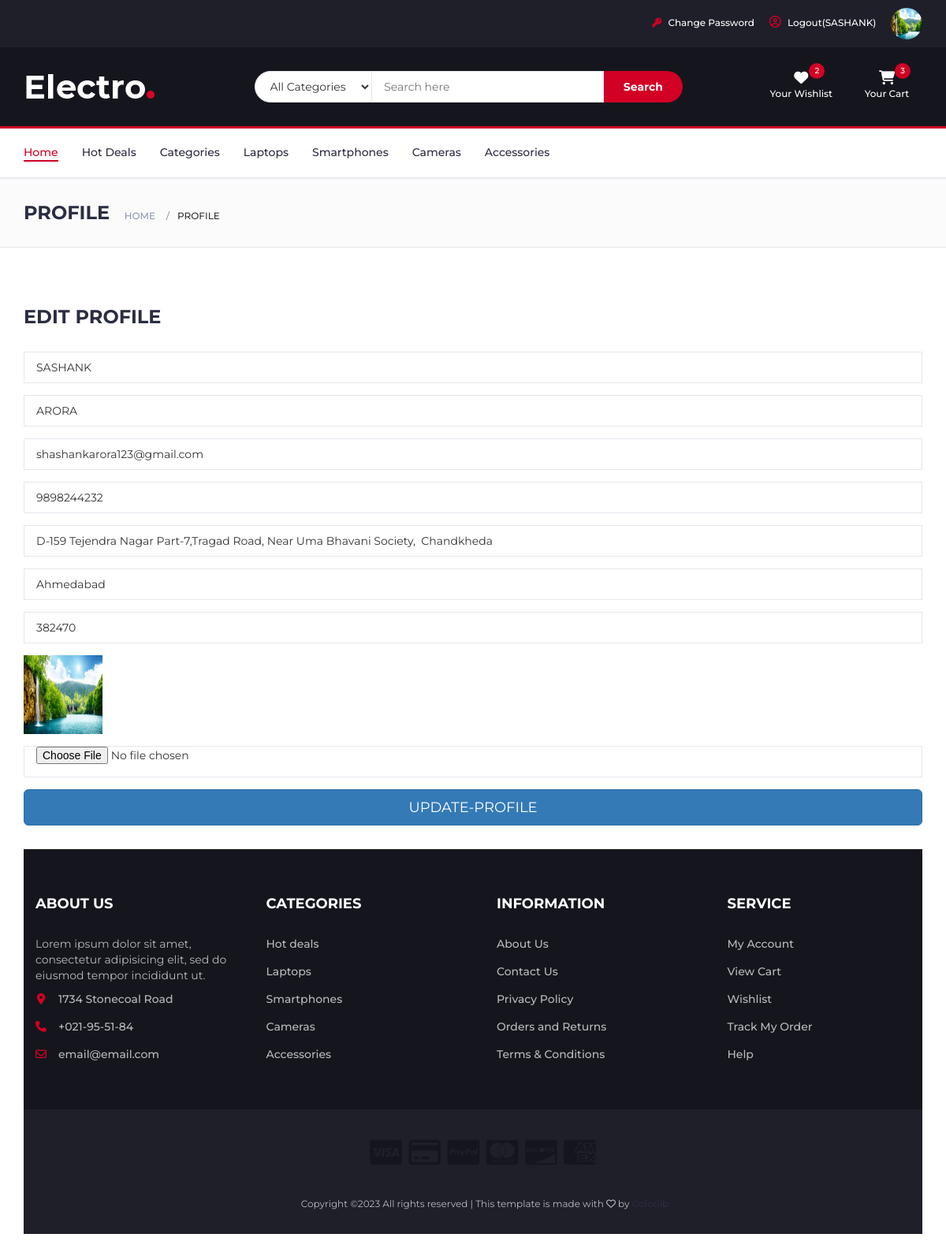
Page /profile/ (signed in) on the committed database.
### myapp/models.py (models this page shows, shortened)
class User(models.Model):
	fname=models.CharField(max_length=100)
	lname=models.CharField(max_length=100)
	email=models.EmailField()
	mobile=models.PositiveIntegerField()
	address=models.TextField()
	city=models.CharField(max_length=100)
	zipcode=models.PositiveIntegerField()
	password=models.CharField(max_length=100)
	profile_pic=models.ImageField(upload_to="profile_pic/",default="")
	usertype=models.CharField(max_length=100, default="buyer")

### myapp/views.py (the view)
# urls.py: path('profile/',views.profile,name='profile'),
def profile(request):
	user=User.objects.get(email=request.session['email'])
	if request.method=="POST":
		user.fname=request.POST['fname']
		user.lname=request.POST['lname']
		user.mobile=request.POST['mobile']
		user.address=request.POST['address']
		user.city=request.POST['city']
		user.zipcode=request.POST['zipcode']
		try:
			user.profile_pic=request.FILES['profile_pic']
		except:
			pass
		user.save()
		msg="Profile Updated successfully"
		request.session['profile_pic']=user.profile_pic.url
		return render(request,'profile.html',{'user':user,'msg':msg})
	else:
		return render(request,'profile.html',{'user':user})

### myapp/templates/profile.html (shortened to what this page needs)
{% extends 'header.html' %}
{% load static %}
{% block content %}
<!DOCTYPE html>
<html lang="en">
	<head>
    </head>
	<body>
		<div id="breadcrumb" class="section">
			<div class="container">
				<div class="row">
					<div class="col-md-12">
						<h3 class="breadcrumb-header">Profile</h3>
						<ul class="breadcrumb-tree">
							<li><a href="/">Home</a></li>
							<li class="active">Profile</li>
						</ul>
					</div>
				</div>
			</div>
		</div>
		<div class="section">
			<div class="container">
				<div class="row">
					<div class="col-md-12">
						<div class="billing-details">
							<div class="section-title">
								<h3 class="title">Edit Profile</h3>
							</div>
							<form name="profile" method="post" action="{% url 'profile' %}" enctype="multipart/form-data">
								<div class="form-group">
									<input class="input" type="text" name="fname" value="{{user.fname}}">
								</div>
								<div class="form-group">
									<input class="input" type="text" name="lname" value="{{user.lname}}">
								</div>
								<div class="form-group">
									<input class="input" type="email" name="email" value="{{user.email}}" readonly>
								</div>
								<div class="form-group">
									<input class="input" type="mobile" name="mobile" value="{{user.mobile}}">
								</div>
								<div class="form-group">
									<input class="input" type="text" name="address" placeholder="Address" value="{{user.address}}">
								</div>
								<div class="form-group">
									<input class="input" type="text" name="city" placeholder="City" value="{{user.city}}">
								</div>
								<div class="form-group">
									<input class="input" type="number" name="zipcode" placeholder="ZIP Code" value="{{user.zipcode}}">
								</div>
								<div class="form-group">
									<img src="{{user.profile_pic.url}}" width="100px" height="100px">
								</div>
								<div class="form-group">
									<input class="input" type="file" name="profile_pic">
								</div>
								<div class="form-group">
									<input type="submit" value="UPDATE-PROFILE" class="btn btn-primary btn-lg btn-block">
								</div>
							</form>
						</div>
	</body>
</html>
{% endblock %}

### myapp/templates/header.html (shortened to what this page needs)
{% load static %}
<!DOCTYPE html>
<html lang="en">
	<head>
		<link type="text/css" rel="stylesheet" href="{% static 'css/bootstrap.min.css' %}"/>
		<link type="text/css" rel="stylesheet" href="{% static 'css/slick.css' %}"/>
		<link type="text/css" rel="stylesheet" href="{% static 'css/slick-theme.css' %}"/>
		<link type="text/css" rel="stylesheet" href="{% static 'css/nouislider.min.css' %}"/>
		<link rel="stylesheet" href="{% static 'css/font-awesome.min.css' %}">
		<link type="text/css" rel="stylesheet" href="{% static 'css/style.css' %}"/>
    </head>
	<body>
		<header>
			<div id="top-header">
				<div class="container">
					<ul class="header-links pull-right">
						{% if request.session.email %}
							<li><a href="{% url 'change-password' %}"><i style='font-size:15px, ' class='fa fa-key'></i> Change Password</a></li>
							<li><a href="{% url 'logout' %}"><i style='font-size:15px' class='far'>&#xf2bd;</i> Logout({{request.session.fname}})</a></li>
							<li> <a href="{% url 'profile' %}"><img src="{{request.session.profile_pic}}" width="40px" height="40px" style="border-radius: 50%;"> </a></li>
						{% else %}
							<li><a href="{% url 'signup' %}"><i style='font-size:15px' class='far'>&#xf2bd;</i> Sign Up</a></li>
							<li><a href="{% url 'login' %}"><i style='font-size:15px' class='far'>&#xf2bd;</i> Login</a></li>
						{% endif %}
					</ul>
				</div>
			</div>
			<div id="header">
				<div class="container">
					<div class="row">
						<div class="col-md-3">
							<div class="header-logo">
								<a href="/" class="logo">
									<img src="{% static './img/logo.png' %}" alt="">
								</a>
							</div>
						</div>
						<div class="col-md-6">
							<div class="header-search">
								<form>
									<select class="input-select">
										<option value="0">All Categories</option>
									</select>
									<input class="input" placeholder="Search here">
									<button class="search-btn">Search</button>
								</form>
							</div>
						</div>
						<div class="col-md-3 clearfix">
							<div class="header-ctn">
								<div>
									<a href="#">
										<i class="fa fa-heart"></i>
										<span>Your Wishlist</span>
										<div class="qty">2</div>
									</a>
								</div>
								<div class="dropdown">
									<a class="dropdown-toggle" data-toggle="dropdown" aria-expanded="true">
										<i class="fa fa-shopping-cart"></i>
										<span>Your Cart</span>
										<div class="qty">3</div>
									</a>
								</div>
							</div>
						</div>
					</div>
				</div>
			</div>
		</header>
		<nav id="navigation">
			<div class="container">
				<div id="responsive-nav">
					<ul class="main-nav nav navbar-nav">
						<li class="active"><a href="#">Home</a></li>
						<li><a href="#">Hot Deals</a></li>
						<li><a href="#">Categories</a></li>
						<li><a href="#">Laptops</a></li>
						<li><a href="#">Smartphones</a></li>
						<li><a href="#">Cameras</a></li>
						<li><a href="#">Accessories</a></li>
					</ul>
				</div>
			</div>
		</nav>
		{% block content %}
		{% endblock %}
		<footer id="footer">
			<div class="section">
				<div class="container">
					<div class="row">
						<div class="col-md-3 col-xs-6">
							<div class="footer">
								<h3 class="footer-title">About Us</h3>
								<p>Lorem ipsum dolor sit amet, consectetur adipisicing elit, sed do eiusmod tempor incididunt ut.</p>
								<ul class="footer-links">
									<li><a href="#"><i class="fa fa-map-marker"></i>1734 Stonecoal Road</a></li>
									<li><a href="#"><i class="fa fa-phone"></i>+021-95-51-84</a></li>
									<li><a href="#"><i class="fa fa-envelope-o"></i>email@email.com</a></li>
								</ul>
							</div>
						</div>
						<div class="col-md-3 col-xs-6">
							<div class="footer">
								<h3 class="footer-title">Categories</h3>
								<ul class="footer-links">
									<li><a href="#">Hot deals</a></li>
									<li><a href="#">Laptops</a></li>
									<li><a href="#">Smartphones</a></li>
									<li><a href="#">Cameras</a></li>
									<li><a href="#">Accessories</a></li>
								</ul>
							</div>
						</div>
						<div class="col-md-3 col-xs-6">
							<div class="footer">
								<h3 class="footer-title">Information</h3>
								<ul class="footer-links">
									<li><a href="#">About Us</a></li>
									<li><a href="#">Contact Us</a></li>
									<li><a href="#">Privacy Policy</a></li>
									<li><a href="#">Orders and Returns</a></li>
									<li><a href="#">Terms & Conditions</a></li>
								</ul>
							</div>
						</div>
						<div class="col-md-3 col-xs-6">
							<div class="footer">
								<h3 class="footer-title">Service</h3>
								<ul class="footer-links">
									<li><a href="#">My Account</a></li>
									<li><a href="#">View Cart</a></li>
									<li><a href="#">Wishlist</a></li>
									<li><a href="#">Track My Order</a></li>
									<li><a href="#">Help</a></li>
								</ul>
							</div>
						</div>
					</div>
				</div>
			</div>
			<div id="bottom-footer" class="section">
				<div class="container">
					<div class="row">
						<div class="col-md-12 text-center">
							<ul class="footer-payments">
								<li><a href="#"><i class="fa fa-cc-visa"></i></a></li>
								<li><a href="#"><i class="fa fa-credit-card"></i></a></li>
								<li><a href="#"><i class="fa fa-cc-paypal"></i></a></li>
								<li><a href="#"><i class="fa fa-cc-mastercard"></i></a></li>
								<li><a href="#"><i class="fa fa-cc-discover"></i></a></li>
								<li><a href="#"><i class="fa fa-cc-amex"></i></a></li>
							</ul>
							<span class="copyright">
								Copyright &copy;<script>document.write(new Date().getFullYear());</script> All rights reserved | This template is made with <i class="fa fa-heart-o" aria-hidden="true"></i> by <a href="https://colorlib.com" target="_blank">Colorlib</a>
							</span>
						</div>
					</div>
				</div>
			</div>
		</footer>
	</body>
</html>

### myapp/static/css/style.css (style rules this page uses)
body { font-family: 'Montserrat', sans-serif; font-weight: 400; color: #333; }
h1, h2, h3, h4, h5, h6 { color: #2B2D42; font-weight: 700; margin: 0 0 10px; }
a { color: #2B2D42; font-weight: 500; -webkit-transition: 0.2s color; transition: 0.2s color; }
ul, ol { margin: 0; padding: 0; list-style: none }
.input { height: 40px; padding: 0px 15px; border: 1px solid #E4E7ED; background-color: #FFF; width: 100%; }
.input-select { padding: 0px 15px; background: #FFF; border: 1px solid #E4E7ED; height: 40px; }
.section { padding-top: 30px; padding-bottom: 30px; }
.section-title { position: relative; margin-bottom: 30px; margin-top: 15px; }
.section-title .title { display: inline-block; text-transform: uppercase; margin: 0px; }
#breadcrumb { padding: 30px 0px; background: #FBFBFC; border-bottom: 1px solid #E4E7ED; margin-bottom: 30px; }
#breadcrumb .breadcrumb-header { display: inline-block; margin-top: 0px; margin-bottom: 0px; margin-right: 15px; text-transform: uppercase; }
#breadcrumb .breadcrumb-tree { display: inline-block; }
#breadcrumb .breadcrumb-tree li { display: inline-block; font-size: 12px; font-weight: 500; text-transform: uppercase; }
#breadcrumb .breadcrumb-tree li+li { margin-left: 10px; }
#breadcrumb .breadcrumb-tree li+li:before { content: '/'; display: inline-block; color: #8D99AE; margin-right: 10px; }
#breadcrumb .breadcrumb-tree li a { color: #8D99AE; }
#top-header { padding-top: 10px; padding-bottom: 10px; background-color: #1E1F29; }
.header-links li { display: inline-block; margin-right: 15px; font-size: 12px; }
.header-links li:last-child { margin-right: 0px; }
.header-links li a { color: #FFF; }
.header-links li i { color: #D10024; margin-right: 5px; }
#header { padding-top: 15px; padding-bottom: 15px; background-color: #15161D; }
.header-logo { float: left; }
.header-logo .logo img { display: block; }
.header-search { padding: 15px 0px; }
.header-search form { position: relative; }
.header-search form .input-select { margin-right: -4px; border-radius: 40px 0px 0px 40px; }
.header-search form .input { width: calc(100% - 260px); margin-right: -4px; }
.header-search form .search-btn { height: 40px; width: 100px; background: #D10024; color: #FFF; font-weight: 700; border: none; border-radius: 0px 40px 40px 0px; }
.header-ctn { float: right; padding: 15px 0px; }
.header-ctn>div { display: inline-block; }
.header-ctn>div+div { margin-left: 15px; }
.header-ctn>div>a { display: block; position: relative; width: 90px; text-align: center; color: #FFF; }
.header-ctn>div>a>i { display: block; font-size: 18px; }
.header-ctn>div>a>span { font-size: 12px; }
.header-ctn>div>a>.qty { position: absolute; right: 15px; top: -10px; width: 20px; height: 20px; line-height: 20px; text-align: center; border-radius: 50%; font-size: 10px; color: #FFF; background-color: #D10024; }
#navigation { background: #FFF; border-bottom: 2px solid #E4E7ED; border-top: 3px solid #D10024; }
.main-nav>li+li { margin-left: 30px }
.main-nav>li>a { padding: 20px 0px; }
.main-nav>li>a:hover, .main-nav>li>a:focus, .main-nav>li.active>a { color: #D10024; background-color: transparent; }
.main-nav>li>a:after { content: ""; display: block; width: 0%; height: 2px; background-color: #D10024; -webkit-transition: 0.2s all; transition: 0.2s all; }
.main-nav>li>a:hover:after, .main-nav>li>a:focus:after, .main-nav>li.active>a:after { width: 100%; }
.billing-details { margin-bottom: 30px; }
#footer { background: #15161D; color: #B9BABC; }
#bottom-footer { background: #1E1F29; }
.footer { margin: 30px 0px; }
.footer .footer-title { color: #FFF; text-transform: uppercase; font-size: 18px; margin: 0px 0px 30px; }
.footer-links li+li { margin-top: 15px; }
.footer-links li a { color: #B9BABC; }
.footer-links li i { margin-right: 15px; color: #D10024; width: 14px; text-align: center; }
.copyright { margin-top: 30px; display: block; font-size: 12px; }
.footer-payments li { display: inline-block; margin-right: 5px; }
.footer-payments li a { color: #15161D; font-size: 36px; display: block; }

### rows in the picture
User: session.fname "SASHANK", fname "SASHANK", lname "ARORA", email "shashankarora123@gmail.com", mobile "9898244232", address "D-159 Tejendra Nagar Part-7,Tragad Road, Near Uma Bhavani Society, Chandkheda", city "Ahmedabad", zipcode "382470", profile_pic (picture)
